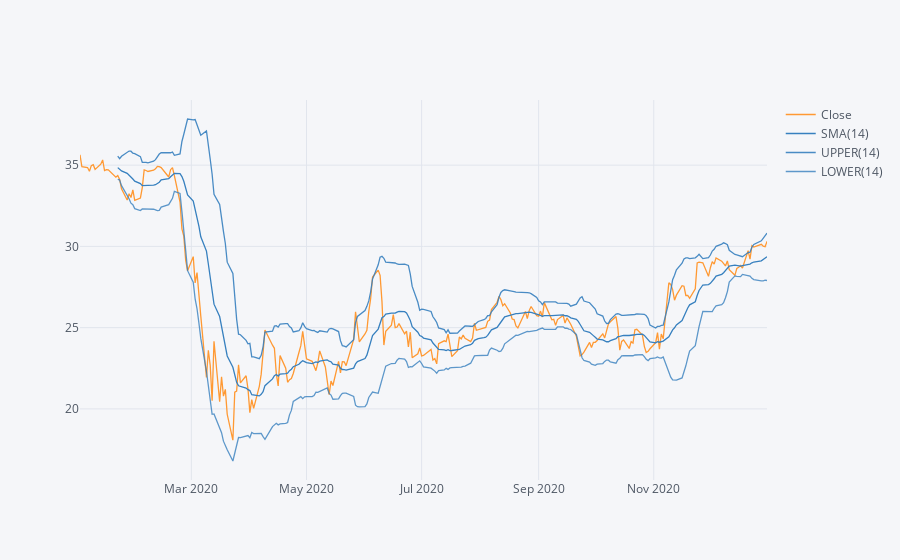

This figure's notebook cell:
### Code cell
BAC['Close'].loc['2020-01-01':'2021-01-01'].ta_plot(study='boll')

### Figure 1 — Plotly figure (JSON) as saved in the notebook; plotly's stock layout.template omitted (floating-point values rounded to 4 significant figures; data arrays with more than 128 entries replaced by an {"elided": "..."} marker saying what was removed)
{"data": [{"line": {"color": "rgba(255, 153, 51, 1.0)", "dash": "solid", "shape": "linear", "width": 1.3}, "mode": "lines", "name": "Close", "text": "", "type": "scatter", "x": {"elided": "253 str values"}, "y": {"elided": "253 float values"}}, {"line": {"color": "rgba(55, 128, 191, 1.0)", "dash": "solid", "shape": "linear", "width": 1.3}, "mode": "lines", "name": "SMA(14)", "text": "", "type": "scatter", "x": {"elided": "253 str values"}, "y": {"elided": "253 mixed values"}}, {"line": {"color": "rgba(55, 128, 191, 0.8999999999999999)", "dash": "solid", "shape": "linear", "width": 1.3}, "mode": "lines", "name": "UPPER(14)", "text": "", "type": "scatter", "x": {"elided": "253 str values"}, "y": {"elided": "253 mixed values"}}, {"line": {"color": "rgba(55, 128, 191, 0.7999999999999998)", "dash": "solid", "shape": "linear", "width": 1.3}, "mode": "lines", "name": "LOWER(14)", "text": "", "type": "scatter", "x": {"elided": "253 str values"}, "y": {"elided": "253 mixed values"}}], "layout": {"legend": {"bgcolor": "#F5F6F9", "font": {"color": "#4D5663"}}, "paper_bgcolor": "#F5F6F9", "plot_bgcolor": "#F5F6F9", "title": {"font": {"color": "#4D5663"}}, "xaxis": {"gridcolor": "#E1E5ED", "showgrid": true, "tickfont": {"color": "#4D5663"}, "title": {"font": {"color": "#4D5663"}, "text": ""}, "zerolinecolor": "#E1E5ED"}, "yaxis": {"gridcolor": "#E1E5ED", "showgrid": true, "tickfont": {"color": "#4D5663"}, "title": {"font": {"color": "#4D5663"}, "text": ""}, "zerolinecolor": "#E1E5ED"}}}
